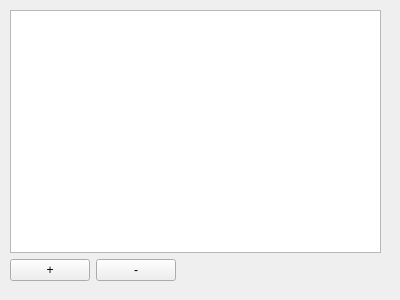
<?xml version="1.0" encoding="UTF-8"?>
<ui version="4.0">
 <class>SequenceEditor</class>
 <widget class="QWidget" name="SequenceEditor">
  <property name="geometry">
   <rect>
    <x>0</x>
    <y>0</y>
    <width>400</width>
    <height>300</height>
   </rect>
  </property>
  <property name="windowTitle">
   <string>Form</string>
  </property>
  <widget class="QWidget" name="verticalLayoutWidget">
   <property name="geometry">
    <rect>
     <x>10</x>
     <y>10</y>
     <width>371</width>
     <height>271</height>
    </rect>
   </property>
   <layout class="QVBoxLayout" name="verticalLayout">
    <item>
     <widget class="QTableView" name="sequenceTableView"/>
    </item>
    <item>
     <layout class="QHBoxLayout" name="horizontalLayout">
      <item>
       <widget class="QPushButton" name="addSequenceButton">
        <property name="text">
         <string>+</string>
        </property>
       </widget>
      </item>
      <item>
       <widget class="QPushButton" name="removeSequenceButton">
        <property name="text">
         <string>-</string>
        </property>
       </widget>
      </item>
      <item>
       <spacer name="horizontalSpacer">
        <property name="orientation">
         <enum>Qt::Horizontal</enum>
        </property>
        <property name="sizeHint" stdset="0">
         <size>
          <width>40</width>
          <height>20</height>
         </size>
        </property>
       </spacer>
      </item>
     </layout>
    </item>
   </layout>
  </widget>
 </widget>
 <resources/>
 <connections>
  <connection>
   <sender>addSequenceButton</sender>
   <signal>clicked()</signal>
   <receiver>SequenceEditor</receiver>
   <slot>addRow()</slot>
   <hints>
    <hint type="sourcelabel">
     <x>36</x>
     <y>269</y>
    </hint>
    <hint type="destinationlabel">
     <x>44</x>
     <y>325</y>
    </hint>
   </hints>
  </connection>
  <connection>
   <sender>removeSequenceButton</sender>
   <signal>clicked()</signal>
   <receiver>SequenceEditor</receiver>
   <slot>removeRow()</slot>
   <hints>
    <hint type="sourcelabel">
     <x>95</x>
     <y>262</y>
    </hint>
    <hint type="destinationlabel">
     <x>91</x>
     <y>300</y>
    </hint>
   </hints>
  </connection>
 </connections>
 <slots>
  <slot>addRow()</slot>
  <slot>removeRow()</slot>
 </slots>
</ui>
